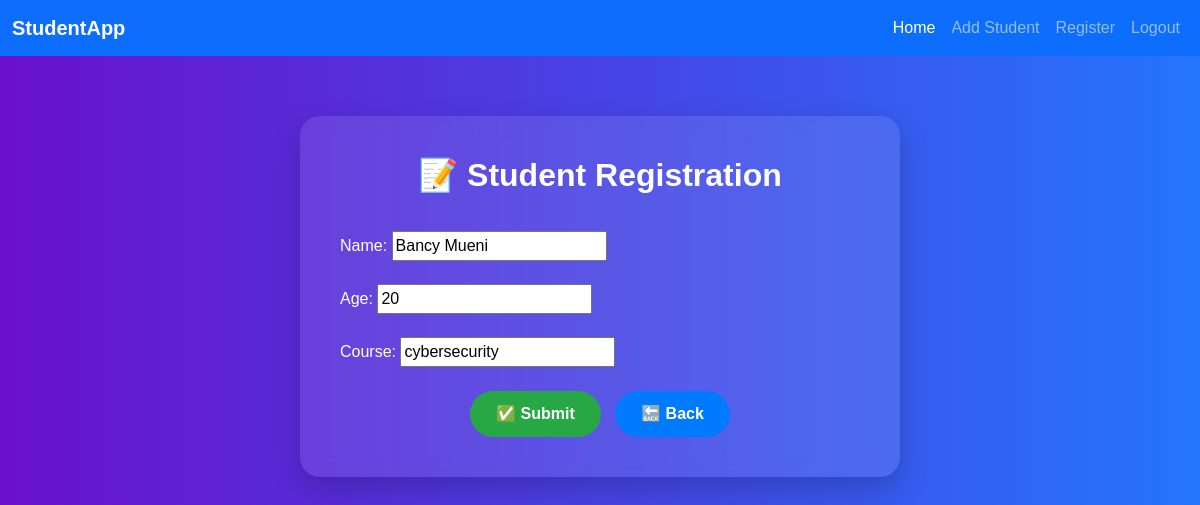
Page /edit/4/ on the committed database.
### crudapp/models.py (models this page shows, shortened)
class Student(models.Model):
    name = models.CharField(max_length=100)
    age = models.IntegerField()
    course = models.CharField(max_length=100)

### crudapp/views.py (the view)
# urls.py: path('edit/<int:pk>/', views.edit_student, name='edit_student'),
def edit_student(request, pk):
    student = get_object_or_404(Student, pk=pk)
    form = StudentForm(request.POST or None, instance=student)
    if form.is_valid():
        form.save()
        messages.success(request, "Student updated successfully!")
        return redirect('student_list')
    return render(request, 'studentform.html', {'form': form})

### crudapp/forms.py
class StudentForm(forms.ModelForm):
    class Meta:
        model = Student
        fields = ['name', 'age', 'course']

### crudapp/templates/studentform.html (shortened to what this page needs)
{% extends 'base.html' %}
{% block content %}
<div class="student-form-box">
    <h2>📝 Student Registration</h2>
    <form method="post">
        {{ form.as_p }}
        <div class="text-center mt-4">
            <button type="submit" class="btn btn-submit">✅ Submit</button>
            <a href="{% url 'student_list' %}" class="btn btn-back">🔙 Back</a>
        </div>
    </form>
</div>
{% endblock %}

### crudapp/templates/base.html (style rules this page uses)
body { background-color: #f8f9fa; font-family: 'Poppins', sans-serif; }

### crudapp/templates/studentform.html (style rules this page uses)
body { background: linear-gradient(to right, #6a11cb, #2575fc); }
.student-form-box { background: rgba(255, 255, 255, 0.1); backdrop-filter: blur(10px); border-radius: 20px; padding: 40px; margin: 60px auto; max-width: 600px; color: white; box-shadow: 0 12px 30px rgba(0, 0, 0, 0.2); }
.student-form-box h2 { text-align: center; margin-bottom: 30px; font-weight: bold; }
label { font-weight: 500; margin-top: 10px; }
.btn-submit { background-color: #28a745; color: white; border-radius: 25px; padding: 10px 25px; font-weight: bold; }
.btn-back { background-color: #007bff; color: white; border-radius: 25px; padding: 10px 25px; font-weight: bold; margin-left: 10px; }

### rows in the picture
Student: name "Bancy Mueni", age "20", course "cybersecurity"
